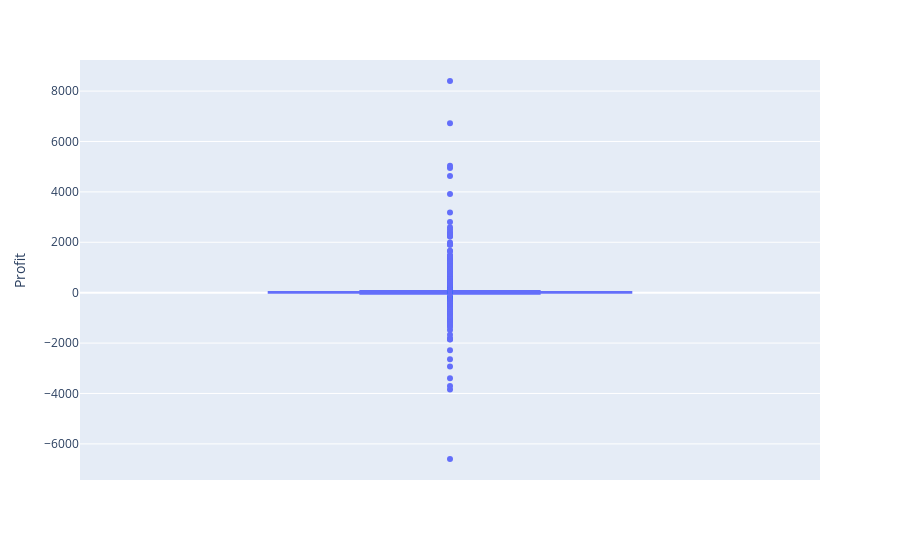

Notebook source saved alongside this figure:
### Code cell
#visualization for 'Profit' outliers
fig_profit = px.box(sales, y='Profit')
fig_profit.show()

### Figure 1 — Plotly figure (JSON) as saved in the notebook; plotly's stock layout.template omitted (floating-point values rounded to 4 significant figures; data arrays with more than 128 entries replaced by an {"elided": "..."} marker saying what was removed)
{"data": [{"alignmentgroup": "True", "hovertemplate": "Profit=%{y}<extra></extra>", "legendgroup": "", "marker": {"color": "#636efa"}, "name": "", "notched": false, "offsetgroup": "", "orientation": "v", "showlegend": false, "type": "box", "x0": " ", "xaxis": "x", "y": {"elided": "9994 float values"}, "y0": " ", "yaxis": "y"}], "layout": {"boxmode": "group", "legend": {"tracegroupgap": 0}, "margin": {"t": 60}, "xaxis": {"anchor": "y", "domain": [0, 1]}, "yaxis": {"anchor": "x", "domain": [0, 1], "title": {"text": "Profit"}}}}
